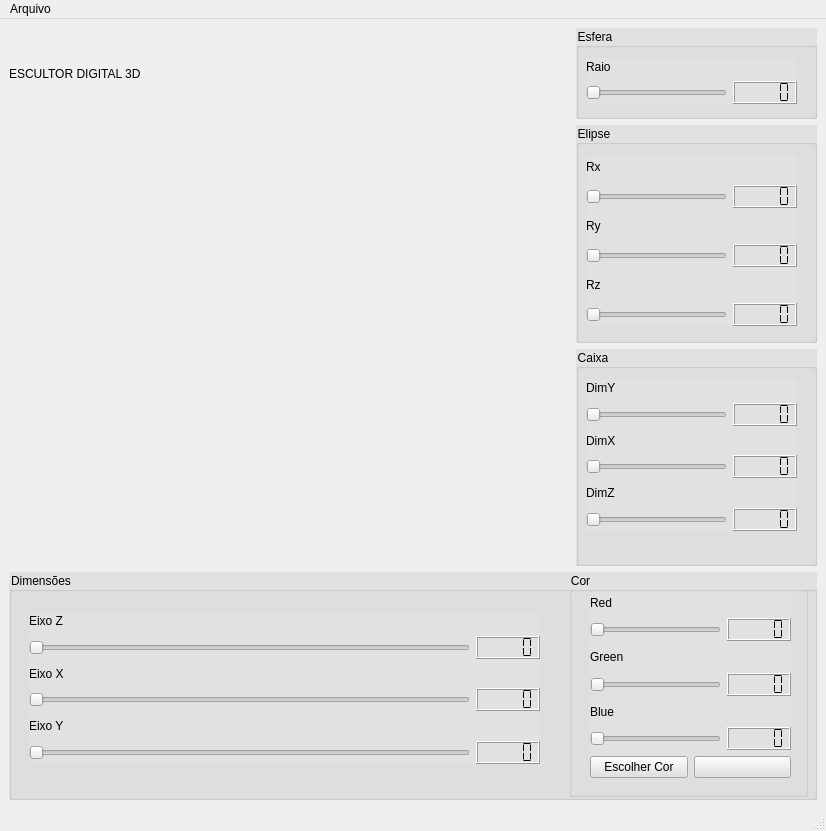
<?xml version="1.0" encoding="UTF-8"?>
<ui version="4.0">
 <class>MainWindow</class>
 <widget class="QMainWindow" name="MainWindow">
  <property name="geometry">
   <rect>
    <x>0</x>
    <y>0</y>
    <width>826</width>
    <height>831</height>
   </rect>
  </property>
  <property name="windowTitle">
   <string>MainWindow</string>
  </property>
  <widget class="QWidget" name="centralwidget">
   <layout class="QHBoxLayout" name="horizontalLayout_17">
    <item>
     <layout class="QGridLayout" name="gridLayout" rowstretch="12,58,30">
      <item row="0" column="0">
       <layout class="QHBoxLayout" name="horizontalLayout_14" stretch="70,30">
        <item>
         <widget class="QLabel" name="label_14">
          <property name="styleSheet">
           <string notr="true"/>
          </property>
          <property name="text">
           <string>ESCULTOR DIGITAL 3D</string>
          </property>
         </widget>
        </item>
        <item>
         <widget class="QGroupBox" name="groupBoxEsfera">
          <property name="autoFillBackground">
           <bool>false</bool>
          </property>
          <property name="styleSheet">
           <string notr="true">background-color: rgb(225, 225, 225);</string>
          </property>
          <property name="title">
           <string>Esfera</string>
          </property>
          <widget class="QWidget" name="">
           <property name="geometry">
            <rect>
             <x>10</x>
             <y>30</y>
             <width>211</width>
             <height>46</height>
            </rect>
           </property>
           <layout class="QVBoxLayout" name="verticalLayout_2">
            <item>
             <widget class="QLabel" name="label">
              <property name="text">
               <string>Raio</string>
              </property>
             </widget>
            </item>
            <item>
             <layout class="QHBoxLayout" name="horizontalLayout">
              <item>
               <widget class="QSlider" name="horizontalSliderRaio">
                <property name="minimum">
                 <number>1</number>
                </property>
                <property name="maximum">
                 <number>30</number>
                </property>
                <property name="orientation">
                 <enum>Qt::Horizontal</enum>
                </property>
               </widget>
              </item>
              <item>
               <widget class="QLCDNumber" name="lcdNumberRaio">
                <property name="segmentStyle">
                 <enum>QLCDNumber::Flat</enum>
                </property>
               </widget>
              </item>
             </layout>
            </item>
           </layout>
          </widget>
         </widget>
        </item>
       </layout>
      </item>
      <item row="1" column="0">
       <layout class="QHBoxLayout" name="horizontalLayout_16" stretch="70,30">
        <item>
         <widget class="QWidget" name="widget" native="true"/>
        </item>
        <item>
         <layout class="QVBoxLayout" name="verticalLayout_19">
          <item>
           <widget class="QGroupBox" name="groupBoxElipse">
            <property name="autoFillBackground">
             <bool>false</bool>
            </property>
            <property name="styleSheet">
             <string notr="true">background-color: rgb(225, 225, 225);</string>
            </property>
            <property name="title">
             <string>Elipse</string>
            </property>
            <widget class="QWidget" name="">
             <property name="geometry">
              <rect>
               <x>10</x>
               <y>30</y>
               <width>211</width>
               <height>171</height>
              </rect>
             </property>
             <layout class="QVBoxLayout" name="verticalLayout_5">
              <item>
               <layout class="QVBoxLayout" name="verticalLayout">
                <item>
                 <widget class="QLabel" name="label_2">
                  <property name="text">
                   <string>Rx</string>
                  </property>
                 </widget>
                </item>
                <item>
                 <layout class="QHBoxLayout" name="horizontalLayout_2" stretch="0,0">
                  <item>
                   <widget class="QSlider" name="horizontalSliderElipseRx">
                    <property name="minimum">
                     <number>1</number>
                    </property>
                    <property name="maximum">
                     <number>30</number>
                    </property>
                    <property name="orientation">
                     <enum>Qt::Horizontal</enum>
                    </property>
                   </widget>
                  </item>
                  <item>
                   <widget class="QLCDNumber" name="lcdNumberElipseRx">
                    <property name="segmentStyle">
                     <enum>QLCDNumber::Flat</enum>
                    </property>
                   </widget>
                  </item>
                 </layout>
                </item>
               </layout>
              </item>
              <item>
               <layout class="QVBoxLayout" name="verticalLayout_3">
                <item>
                 <widget class="QLabel" name="label_3">
                  <property name="text">
                   <string>Ry</string>
                  </property>
                 </widget>
                </item>
                <item>
                 <layout class="QHBoxLayout" name="horizontalLayout_3">
                  <item>
                   <widget class="QSlider" name="horizontalSliderElipseRy">
                    <property name="minimum">
                     <number>1</number>
                    </property>
                    <property name="maximum">
                     <number>30</number>
                    </property>
                    <property name="orientation">
                     <enum>Qt::Horizontal</enum>
                    </property>
                   </widget>
                  </item>
                  <item>
                   <widget class="QLCDNumber" name="lcdNumberElipseRy">
                    <property name="segmentStyle">
                     <enum>QLCDNumber::Flat</enum>
                    </property>
                   </widget>
                  </item>
                 </layout>
                </item>
               </layout>
              </item>
              <item>
               <layout class="QVBoxLayout" name="verticalLayout_4">
                <item>
                 <widget class="QLabel" name="label_4">
                  <property name="text">
                   <string>Rz</string>
                  </property>
                 </widget>
                </item>
                <item>
                 <layout class="QHBoxLayout" name="horizontalLayout_4">
                  <item>
                   <widget class="QSlider" name="horizontalSliderElipseRz">
                    <property name="minimum">
                     <number>1</number>
                    </property>
                    <property name="maximum">
                     <number>30</number>
                    </property>
                    <property name="orientation">
                     <enum>Qt::Horizontal</enum>
                    </property>
                   </widget>
                  </item>
                  <item>
                   <widget class="QLCDNumber" name="lcdNumberElipseRz">
                    <property name="segmentStyle">
                     <enum>QLCDNumber::Flat</enum>
                    </property>
                   </widget>
                  </item>
                 </layout>
                </item>
               </layout>
              </item>
             </layout>
            </widget>
           </widget>
          </item>
          <item>
           <widget class="QGroupBox" name="groupBoxCaixa">
            <property name="autoFillBackground">
             <bool>false</bool>
            </property>
            <property name="styleSheet">
             <string notr="true">background-color: rgb(225, 225, 225);</string>
            </property>
            <property name="title">
             <string>Caixa</string>
            </property>
            <widget class="QWidget" name="">
             <property name="geometry">
              <rect>
               <x>10</x>
               <y>30</y>
               <width>211</width>
               <height>152</height>
              </rect>
             </property>
             <layout class="QVBoxLayout" name="verticalLayout_9">
              <item>
               <layout class="QVBoxLayout" name="verticalLayout_7">
                <item>
                 <widget class="QLabel" name="label_6">
                  <property name="text">
                   <string>DimY</string>
                  </property>
                 </widget>
                </item>
                <item>
                 <layout class="QHBoxLayout" name="horizontalLayout_6">
                  <item>
                   <widget class="QSlider" name="horizontalSliderCaixaY">
                    <property name="minimum">
                     <number>1</number>
                    </property>
                    <property name="maximum">
                     <number>30</number>
                    </property>
                    <property name="orientation">
                     <enum>Qt::Horizontal</enum>
                    </property>
                   </widget>
                  </item>
                  <item>
                   <widget class="QLCDNumber" name="lcdNumberCaixaY">
                    <property name="segmentStyle">
                     <enum>QLCDNumber::Flat</enum>
                    </property>
                   </widget>
                  </item>
                 </layout>
                </item>
               </layout>
              </item>
              <item>
               <layout class="QVBoxLayout" name="verticalLayout_6">
                <item>
                 <widget class="QLabel" name="label_5">
                  <property name="text">
                   <string>DimX</string>
                  </property>
                 </widget>
                </item>
                <item>
                 <layout class="QHBoxLayout" name="horizontalLayout_5">
                  <item>
                   <widget class="QSlider" name="horizontalSliderCaixaX">
                    <property name="minimum">
                     <number>1</number>
                    </property>
                    <property name="maximum">
                     <number>30</number>
                    </property>
                    <property name="orientation">
                     <enum>Qt::Horizontal</enum>
                    </property>
                   </widget>
                  </item>
                  <item>
                   <widget class="QLCDNumber" name="lcdNumberCaixaX">
                    <property name="segmentStyle">
                     <enum>QLCDNumber::Flat</enum>
                    </property>
                   </widget>
                  </item>
                 </layout>
                </item>
               </layout>
              </item>
              <item>
               <layout class="QVBoxLayout" name="verticalLayout_8">
                <item>
                 <widget class="QLabel" name="label_7">
                  <property name="text">
                   <string>DimZ</string>
                  </property>
                 </widget>
                </item>
                <item>
                 <layout class="QHBoxLayout" name="horizontalLayout_7">
                  <item>
                   <widget class="QSlider" name="horizontalSliderCaixaZ">
                    <property name="minimum">
                     <number>1</number>
                    </property>
                    <property name="maximum">
                     <number>30</number>
                    </property>
                    <property name="orientation">
                     <enum>Qt::Horizontal</enum>
                    </property>
                   </widget>
                  </item>
                  <item>
                   <widget class="QLCDNumber" name="lcdNumberCaixaZ">
                    <property name="segmentStyle">
                     <enum>QLCDNumber::Flat</enum>
                    </property>
                   </widget>
                  </item>
                 </layout>
                </item>
               </layout>
              </item>
             </layout>
            </widget>
           </widget>
          </item>
         </layout>
        </item>
       </layout>
      </item>
      <item row="2" column="0">
       <layout class="QHBoxLayout" name="horizontalLayout_15" stretch="70">
        <item>
         <widget class="QGroupBox" name="groupBox_2">
          <property name="autoFillBackground">
           <bool>false</bool>
          </property>
          <property name="styleSheet">
           <string notr="true">background-color: rgb(225, 225, 225);</string>
          </property>
          <property name="title">
           <string>Dimensões</string>
          </property>
          <widget class="QGroupBox" name="groupBox">
           <property name="geometry">
            <rect>
             <x>560</x>
             <y>0</y>
             <width>239</width>
             <height>225</height>
            </rect>
           </property>
           <property name="autoFillBackground">
            <bool>false</bool>
           </property>
           <property name="styleSheet">
            <string notr="true">background-color: rgb(225, 225, 225);</string>
           </property>
           <property name="title">
            <string>Cor</string>
           </property>
           <widget class="QWidget" name="">
            <property name="geometry">
             <rect>
              <x>21</x>
              <y>21</y>
              <width>201</width>
              <height>185</height>
             </rect>
            </property>
            <layout class="QVBoxLayout" name="verticalLayout_14">
             <item>
              <layout class="QVBoxLayout" name="verticalLayout_13">
               <item>
                <layout class="QVBoxLayout" name="verticalLayout_10">
                 <item>
                  <widget class="QLabel" name="label_8">
                   <property name="text">
                    <string>Red</string>
                   </property>
                  </widget>
                 </item>
                 <item>
                  <layout class="QHBoxLayout" name="horizontalLayout_8" stretch="0,0">
                   <item>
                    <widget class="QSlider" name="horizontalSliderRed">
                     <property name="maximum">
                      <number>255</number>
                     </property>
                     <property name="orientation">
                      <enum>Qt::Horizontal</enum>
                     </property>
                    </widget>
                   </item>
                   <item>
                    <widget class="QLCDNumber" name="lcdNumberRed">
                     <property name="styleSheet">
                      <string notr="true"/>
                     </property>
                     <property name="segmentStyle">
                      <enum>QLCDNumber::Flat</enum>
                     </property>
                    </widget>
                   </item>
                  </layout>
                 </item>
                </layout>
               </item>
               <item>
                <layout class="QVBoxLayout" name="verticalLayout_11">
                 <item>
                  <widget class="QLabel" name="label_9">
                   <property name="text">
                    <string>Green</string>
                   </property>
                  </widget>
                 </item>
                 <item>
                  <layout class="QHBoxLayout" name="horizontalLayout_9">
                   <item>
                    <widget class="QSlider" name="horizontalSliderGreen">
                     <property name="maximum">
                      <number>255</number>
                     </property>
                     <property name="orientation">
                      <enum>Qt::Horizontal</enum>
                     </property>
                    </widget>
                   </item>
                   <item>
                    <widget class="QLCDNumber" name="lcdNumberGreen">
                     <property name="segmentStyle">
                      <enum>QLCDNumber::Flat</enum>
                     </property>
                    </widget>
                   </item>
                  </layout>
                 </item>
                </layout>
               </item>
               <item>
                <layout class="QVBoxLayout" name="verticalLayout_12">
                 <item>
                  <widget class="QLabel" name="label_10">
                   <property name="text">
                    <string>Blue</string>
                   </property>
                  </widget>
                 </item>
                 <item>
                  <layout class="QHBoxLayout" name="horizontalLayout_10">
                   <item>
                    <widget class="QSlider" name="horizontalSliderBlue">
                     <property name="maximum">
                      <number>255</number>
                     </property>
                     <property name="orientation">
                      <enum>Qt::Horizontal</enum>
                     </property>
                    </widget>
                   </item>
                   <item>
                    <widget class="QLCDNumber" name="lcdNumberBlue">
                     <property name="segmentStyle">
                      <enum>QLCDNumber::Flat</enum>
                     </property>
                    </widget>
                   </item>
                  </layout>
                 </item>
                </layout>
               </item>
              </layout>
             </item>
             <item>
              <layout class="QHBoxLayout" name="horizontalLayout_18">
               <item>
                <widget class="QPushButton" name="pushButtonColor">
                 <property name="text">
                  <string>Escolher Cor</string>
                 </property>
                </widget>
               </item>
               <item>
                <widget class="QPushButton" name="pushButtonMostraColor">
                 <property name="text">
                  <string/>
                 </property>
                </widget>
               </item>
              </layout>
             </item>
            </layout>
           </widget>
          </widget>
          <widget class="QWidget" name="">
           <property name="geometry">
            <rect>
             <x>20</x>
             <y>40</y>
             <width>511</width>
             <height>152</height>
            </rect>
           </property>
           <layout class="QVBoxLayout" name="verticalLayout_18">
            <item>
             <layout class="QVBoxLayout" name="verticalLayout_17">
              <item>
               <widget class="QLabel" name="label_13">
                <property name="text">
                 <string>Eixo Z</string>
                </property>
               </widget>
              </item>
              <item>
               <layout class="QHBoxLayout" name="horizontalLayout_13">
                <item>
                 <widget class="QSlider" name="horizontalSliderDimZ">
                  <property name="orientation">
                   <enum>Qt::Horizontal</enum>
                  </property>
                 </widget>
                </item>
                <item>
                 <widget class="QLCDNumber" name="lcdNumberDimZ">
                  <property name="segmentStyle">
                   <enum>QLCDNumber::Flat</enum>
                  </property>
                 </widget>
                </item>
               </layout>
              </item>
             </layout>
            </item>
            <item>
             <layout class="QVBoxLayout" name="verticalLayout_15">
              <item>
               <widget class="QLabel" name="label_11">
                <property name="text">
                 <string>Eixo X</string>
                </property>
               </widget>
              </item>
              <item>
               <layout class="QHBoxLayout" name="horizontalLayout_11">
                <item>
                 <widget class="QSlider" name="horizontalSliderDimX">
                  <property name="orientation">
                   <enum>Qt::Horizontal</enum>
                  </property>
                 </widget>
                </item>
                <item>
                 <widget class="QLCDNumber" name="lcdNumberDimX">
                  <property name="segmentStyle">
                   <enum>QLCDNumber::Flat</enum>
                  </property>
                 </widget>
                </item>
               </layout>
              </item>
             </layout>
            </item>
            <item>
             <layout class="QVBoxLayout" name="verticalLayout_16">
              <item>
               <widget class="QLabel" name="label_12">
                <property name="text">
                 <string>Eixo Y</string>
                </property>
               </widget>
              </item>
              <item>
               <layout class="QHBoxLayout" name="horizontalLayout_12">
                <item>
                 <widget class="QSlider" name="horizontalSliderDimY">
                  <property name="orientation">
                   <enum>Qt::Horizontal</enum>
                  </property>
                 </widget>
                </item>
                <item>
                 <widget class="QLCDNumber" name="lcdNumberDimY">
                  <property name="segmentStyle">
                   <enum>QLCDNumber::Flat</enum>
                  </property>
                 </widget>
                </item>
               </layout>
              </item>
             </layout>
            </item>
           </layout>
          </widget>
         </widget>
        </item>
       </layout>
      </item>
     </layout>
    </item>
   </layout>
  </widget>
  <widget class="QMenuBar" name="menubar">
   <property name="geometry">
    <rect>
     <x>0</x>
     <y>0</y>
     <width>826</width>
     <height>21</height>
    </rect>
   </property>
   <widget class="QMenu" name="menuArquivo">
    <property name="title">
     <string>Arquivo</string>
    </property>
    <addaction name="actionAbreDialogo"/>
    <addaction name="actionQuit"/>
   </widget>
   <addaction name="menuArquivo"/>
  </widget>
  <widget class="QStatusBar" name="statusbar"/>
  <action name="actionQuit">
   <property name="text">
    <string>Quit</string>
   </property>
  </action>
  <action name="actionAbreDialogo">
   <property name="text">
    <string>Dimensionar Escultor</string>
   </property>
  </action>
 </widget>
 <resources/>
 <connections>
  <connection>
   <sender>horizontalSliderRaio</sender>
   <signal>valueChanged(int)</signal>
   <receiver>lcdNumberRaio</receiver>
   <slot>display(int)</slot>
   <hints>
    <hint type="sourcelabel">
     <x>656</x>
     <y>93</y>
    </hint>
    <hint type="destinationlabel">
     <x>747</x>
     <y>95</y>
    </hint>
   </hints>
  </connection>
  <connection>
   <sender>horizontalSliderElipseRx</sender>
   <signal>valueChanged(int)</signal>
   <receiver>lcdNumberElipseRx</receiver>
   <slot>display(int)</slot>
   <hints>
    <hint type="sourcelabel">
     <x>662</x>
     <y>196</y>
    </hint>
    <hint type="destinationlabel">
     <x>737</x>
     <y>199</y>
    </hint>
   </hints>
  </connection>
  <connection>
   <sender>horizontalSliderElipseRy</sender>
   <signal>valueChanged(int)</signal>
   <receiver>lcdNumberElipseRy</receiver>
   <slot>display(int)</slot>
   <hints>
    <hint type="sourcelabel">
     <x>658</x>
     <y>256</y>
    </hint>
    <hint type="destinationlabel">
     <x>738</x>
     <y>258</y>
    </hint>
   </hints>
  </connection>
  <connection>
   <sender>horizontalSliderElipseRz</sender>
   <signal>valueChanged(int)</signal>
   <receiver>lcdNumberElipseRz</receiver>
   <slot>display(int)</slot>
   <hints>
    <hint type="sourcelabel">
     <x>623</x>
     <y>315</y>
    </hint>
    <hint type="destinationlabel">
     <x>735</x>
     <y>318</y>
    </hint>
   </hints>
  </connection>
  <connection>
   <sender>horizontalSliderCaixaY</sender>
   <signal>valueChanged(int)</signal>
   <receiver>lcdNumberCaixaY</receiver>
   <slot>display(int)</slot>
   <hints>
    <hint type="sourcelabel">
     <x>618</x>
     <y>415</y>
    </hint>
    <hint type="destinationlabel">
     <x>758</x>
     <y>414</y>
    </hint>
   </hints>
  </connection>
  <connection>
   <sender>horizontalSliderCaixaX</sender>
   <signal>valueChanged(int)</signal>
   <receiver>lcdNumberCaixaX</receiver>
   <slot>display(int)</slot>
   <hints>
    <hint type="sourcelabel">
     <x>654</x>
     <y>468</y>
    </hint>
    <hint type="destinationlabel">
     <x>739</x>
     <y>468</y>
    </hint>
   </hints>
  </connection>
  <connection>
   <sender>horizontalSliderCaixaZ</sender>
   <signal>valueChanged(int)</signal>
   <receiver>lcdNumberCaixaZ</receiver>
   <slot>display(int)</slot>
   <hints>
    <hint type="sourcelabel">
     <x>646</x>
     <y>516</y>
    </hint>
    <hint type="destinationlabel">
     <x>733</x>
     <y>519</y>
    </hint>
   </hints>
  </connection>
  <connection>
   <sender>horizontalSliderRed</sender>
   <signal>valueChanged(int)</signal>
   <receiver>lcdNumberRed</receiver>
   <slot>display(int)</slot>
   <hints>
    <hint type="sourcelabel">
     <x>647</x>
     <y>629</y>
    </hint>
    <hint type="destinationlabel">
     <x>742</x>
     <y>640</y>
    </hint>
   </hints>
  </connection>
  <connection>
   <sender>horizontalSliderGreen</sender>
   <signal>valueChanged(int)</signal>
   <receiver>lcdNumberGreen</receiver>
   <slot>display(int)</slot>
   <hints>
    <hint type="sourcelabel">
     <x>644</x>
     <y>688</y>
    </hint>
    <hint type="destinationlabel">
     <x>740</x>
     <y>696</y>
    </hint>
   </hints>
  </connection>
  <connection>
   <sender>horizontalSliderBlue</sender>
   <signal>valueChanged(int)</signal>
   <receiver>lcdNumberBlue</receiver>
   <slot>display(int)</slot>
   <hints>
    <hint type="sourcelabel">
     <x>635</x>
     <y>748</y>
    </hint>
    <hint type="destinationlabel">
     <x>735</x>
     <y>753</y>
    </hint>
   </hints>
  </connection>
  <connection>
   <sender>horizontalSliderDimZ</sender>
   <signal>valueChanged(int)</signal>
   <receiver>lcdNumberDimZ</receiver>
   <slot>display(int)</slot>
   <hints>
    <hint type="sourcelabel">
     <x>448</x>
     <y>644</y>
    </hint>
    <hint type="destinationlabel">
     <x>485</x>
     <y>652</y>
    </hint>
   </hints>
  </connection>
  <connection>
   <sender>horizontalSliderDimX</sender>
   <signal>valueChanged(int)</signal>
   <receiver>lcdNumberDimX</receiver>
   <slot>display(int)</slot>
   <hints>
    <hint type="sourcelabel">
     <x>450</x>
     <y>698</y>
    </hint>
    <hint type="destinationlabel">
     <x>486</x>
     <y>707</y>
    </hint>
   </hints>
  </connection>
  <connection>
   <sender>horizontalSliderDimY</sender>
   <signal>valueChanged(int)</signal>
   <receiver>lcdNumberDimY</receiver>
   <slot>display(int)</slot>
   <hints>
    <hint type="sourcelabel">
     <x>453</x>
     <y>750</y>
    </hint>
    <hint type="destinationlabel">
     <x>476</x>
     <y>752</y>
    </hint>
   </hints>
  </connection>
  <connection>
   <sender>actionQuit</sender>
   <signal>triggered()</signal>
   <receiver>MainWindow</receiver>
   <slot>sair()</slot>
   <hints>
    <hint type="sourcelabel">
     <x>-1</x>
     <y>-1</y>
    </hint>
    <hint type="destinationlabel">
     <x>412</x>
     <y>415</y>
    </hint>
   </hints>
  </connection>
  <connection>
   <sender>horizontalSliderRed</sender>
   <signal>valueChanged(int)</signal>
   <receiver>MainWindow</receiver>
   <slot>setRed(int)</slot>
   <hints>
    <hint type="sourcelabel">
     <x>705</x>
     <y>628</y>
    </hint>
    <hint type="destinationlabel">
     <x>818</x>
     <y>655</y>
    </hint>
   </hints>
  </connection>
  <connection>
   <sender>horizontalSliderGreen</sender>
   <signal>valueChanged(int)</signal>
   <receiver>MainWindow</receiver>
   <slot>setGreen(int)</slot>
   <hints>
    <hint type="sourcelabel">
     <x>672</x>
     <y>687</y>
    </hint>
    <hint type="destinationlabel">
     <x>821</x>
     <y>705</y>
    </hint>
   </hints>
  </connection>
  <connection>
   <sender>horizontalSliderBlue</sender>
   <signal>valueChanged(int)</signal>
   <receiver>MainWindow</receiver>
   <slot>setBlue(int)</slot>
   <hints>
    <hint type="sourcelabel">
     <x>708</x>
     <y>747</y>
    </hint>
    <hint type="destinationlabel">
     <x>821</x>
     <y>756</y>
    </hint>
   </hints>
  </connection>
 </connections>
 <slots>
  <slot>sair()</slot>
  <slot>setRed(int)</slot>
  <slot>setGreen(int)</slot>
  <slot>setBlue(int)</slot>
 </slots>
</ui>
